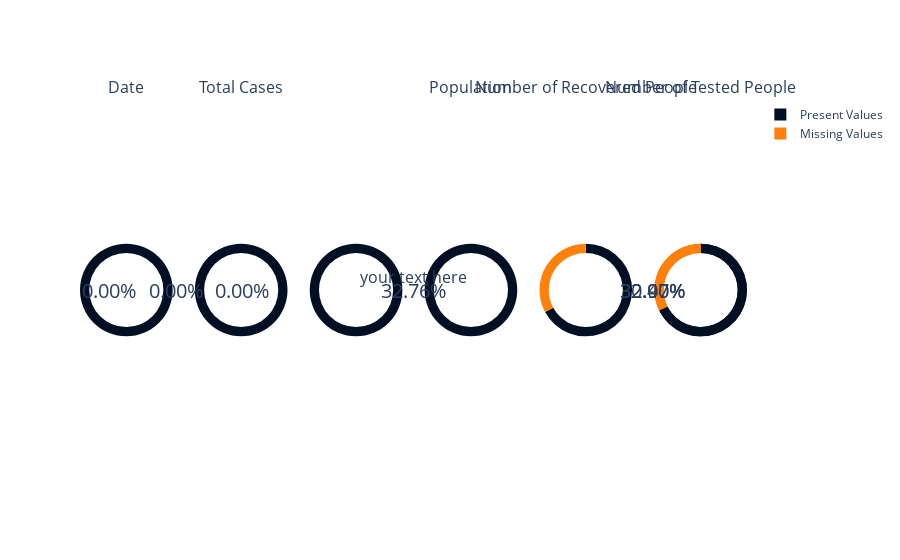
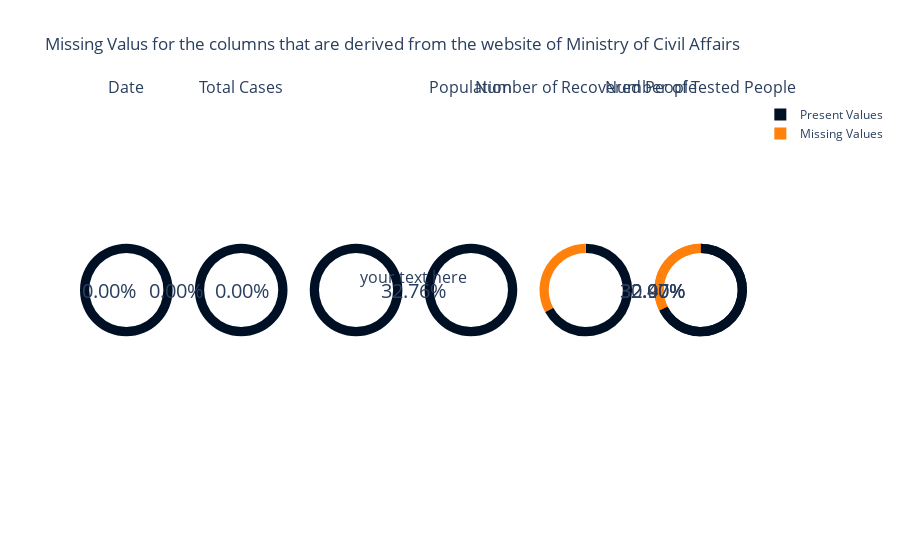

The cell these charts' notebook holds for them, in order:
### Code cell
colors = ["#FF800B", "#001024"]
names = ["Missing Values", "Present Values"]

fig.add_annotation(x=0, y=0.5,
            text=pct,
            font_size=20,
            showarrow=False)

fig.add_annotation(x=0.2, y=0.5,
            text=pct1,
            font_size=20,
            showarrow=False)

fig.add_annotation(x=0.91, y=0.5,
            text=pct2,
            font_size=20,
            showarrow=False)
                                                       
fig.add_annotation(x=0.1, y=0.5,
            text=pct3,
            font_size=20,
            showarrow=False)

fig.add_annotation(x=0.5, y=0.5,
            text=pct4,
            font_size=20,
            showarrow=False)

fig.add_annotation(x=0.91, y=0.5,
            text=pct5,
            font_size=20,
            showarrow=False)
                                                       
fig.add_annotation(x=0.91, y=0.5,
            text=pct6,
            font_size=20,
            showarrow=False)

fig.update_traces(
    hoverinfo = 'label + value',
    marker = dict(colors = colors),
    col = 1
)

fig.update_traces(
    hoverinfo = 'label + value',
    marker = dict(colors = colors),
    col = 2
)

fig.update_traces(
    hoverinfo = 'label + value',
    marker = dict(colors = colors),
    col = 3
)
                                                       
fig.update_traces(
    hoverinfo = 'label + value',
    marker = dict(colors = colors),
    col = 4
)

fig.update_traces(
    hoverinfo = 'label + value',
    marker = dict(colors = colors),
    col = 5
)

fig.update_traces(
    hoverinfo = 'label + value',
    marker = dict(colors = colors),
    col = 6
)

fig['layout']['annotations'][2].update(text='your text here', x=0.5, y=0.5);

fig.update_layout(title_text="Missing Valus for the columns that are derived from the website of Ministry of Civil Affairs")
fig.show()

### Figure 1 — Plotly figure (JSON) as saved in the notebook; plotly's stock layout.template omitted (floating-point values rounded to 4 significant figures)
{"data": [{"domain": {"x": [0, 0.1389], "y": [0, 1]}, "hole": 0.8, "hoverinfo": "label+value", "labels": ["Missing Values", "Present Values"], "marker": {"colors": ["#FF800B", "#001024"]}, "text": ["0.00%"], "textinfo": "none", "type": "pie", "values": [0, 307]}, {"domain": {"x": [0.1722, 0.3111], "y": [0, 1]}, "hole": 0.8, "hoverinfo": "label+value", "labels": ["Missing Values", "Present Values"], "marker": {"colors": ["#FF800B", "#001024"]}, "text": ["0.00%"], "textinfo": "none", "type": "pie", "values": [0, 307]}, {"domain": {"x": [0.3444, 0.4833], "y": [0, 1]}, "hole": 0.8, "hoverinfo": "label+value", "labels": ["Missing Values", "Present Values"], "marker": {"colors": ["#FF800B", "#001024"]}, "text": ["0.00%"], "textinfo": "none", "type": "pie", "values": [0, 307]}, {"domain": {"x": [0.5167, 0.6556], "y": [0, 1]}, "hole": 0.8, "hoverinfo": "label+value", "labels": ["Missing Values", "Present Values"], "marker": {"colors": ["#FF800B", "#001024"]}, "text": ["0.00%"], "textinfo": "none", "type": "pie", "values": [0, 307]}, {"domain": {"x": [0.6889, 0.8278], "y": [0, 1]}, "hole": 0.8, "hoverinfo": "label+value", "labels": ["Missing Values", "Present Values"], "marker": {"colors": ["#FF800B", "#001024"]}, "text": ["32.76%"], "textinfo": "none", "type": "pie", "values": [76, 155]}, {"domain": {"x": [0.8611, 1], "y": [0, 1]}, "hole": 0.8, "hoverinfo": "label+value", "labels": ["Missing Values", "Present Values"], "marker": {"colors": ["#FF800B", "#001024"]}, "text": ["32.90%"], "textinfo": "none", "type": "pie", "values": [76, 155]}, {"domain": {"x": [0.8611, 1], "y": [0, 1]}, "hole": 0.8, "hoverinfo": "label+value", "labels": ["Missing Values", "Present Values"], "marker": {"colors": ["#FF800B", "#001024"]}, "text": ["32.47%"], "textinfo": "none", "type": "pie", "values": [75, 157]}], "layout": {"annotations": [{"font": {"size": 16}, "showarrow": false, "text": "Date", "x": 0.06944, "xanchor": "center", "xref": "paper", "y": 1, "yanchor": "bottom", "yref": "paper"}, {"font": {"size": 16}, "showarrow": false, "text": "Total Cases", "x": 0.2417, "xanchor": "center", "xref": "paper", "y": 1, "yanchor": "bottom", "yref": "paper"}, {"font": {"size": 16}, "showarrow": false, "text": "your text here", "x": 0.5, "xanchor": "center", "xref": "paper", "y": 0.5, "yanchor": "bottom", "yref": "paper"}, {"font": {"size": 16}, "showarrow": false, "text": "Population", "x": 0.5861, "xanchor": "center", "xref": "paper", "y": 1, "yanchor": "bottom", "yref": "paper"}, {"font": {"size": 16}, "showarrow": false, "text": "Number of Recovered People", "x": 0.7583, "xanchor": "center", "xref": "paper", "y": 1, "yanchor": "bottom", "yref": "paper"}, {"font": {"size": 16}, "showarrow": false, "text": "Number of Tested People", "x": 0.9306, "xanchor": "center", "xref": "paper", "y": 1, "yanchor": "bottom", "yref": "paper"}, {"font": {"size": 20}, "showarrow": false, "text": "0.00%", "x": 0, "y": 0.5}, {"font": {"size": 20}, "showarrow": false, "text": "0.00%", "x": 0.2, "y": 0.5}, {"font": {"size": 20}, "showarrow": false, "text": "0.00%", "x": 0.91, "y": 0.5}, {"font": {"size": 20}, "showarrow": false, "text": "0.00%", "x": 0.1, "y": 0.5}, {"font": {"size": 20}, "showarrow": false, "text": "32.76%", "x": 0.5, "y": 0.5}, {"font": {"size": 20}, "showarrow": false, "text": "32.90%", "x": 0.91, "y": 0.5}, {"font": {"size": 20}, "showarrow": false, "text": "32.47%", "x": 0.91, "y": 0.5}]}}

### Figure 2 — Plotly figure (JSON) as saved in the notebook; plotly's stock layout.template omitted (floating-point values rounded to 4 significant figures)
{"data": [{"domain": {"x": [0, 0.1389], "y": [0, 1]}, "hole": 0.8, "hoverinfo": "label+value", "labels": ["Missing Values", "Present Values"], "marker": {"colors": ["#FF800B", "#001024"]}, "text": ["0.00%"], "textinfo": "none", "type": "pie", "values": [0, 307]}, {"domain": {"x": [0.1722, 0.3111], "y": [0, 1]}, "hole": 0.8, "hoverinfo": "label+value", "labels": ["Missing Values", "Present Values"], "marker": {"colors": ["#FF800B", "#001024"]}, "text": ["0.00%"], "textinfo": "none", "type": "pie", "values": [0, 307]}, {"domain": {"x": [0.3444, 0.4833], "y": [0, 1]}, "hole": 0.8, "hoverinfo": "label+value", "labels": ["Missing Values", "Present Values"], "marker": {"colors": ["#FF800B", "#001024"]}, "text": ["0.00%"], "textinfo": "none", "type": "pie", "values": [0, 307]}, {"domain": {"x": [0.5167, 0.6556], "y": [0, 1]}, "hole": 0.8, "hoverinfo": "label+value", "labels": ["Missing Values", "Present Values"], "marker": {"colors": ["#FF800B", "#001024"]}, "text": ["0.00%"], "textinfo": "none", "type": "pie", "values": [0, 307]}, {"domain": {"x": [0.6889, 0.8278], "y": [0, 1]}, "hole": 0.8, "hoverinfo": "label+value", "labels": ["Missing Values", "Present Values"], "marker": {"colors": ["#FF800B", "#001024"]}, "text": ["32.76%"], "textinfo": "none", "type": "pie", "values": [76, 155]}, {"domain": {"x": [0.8611, 1], "y": [0, 1]}, "hole": 0.8, "hoverinfo": "label+value", "labels": ["Missing Values", "Present Values"], "marker": {"colors": ["#FF800B", "#001024"]}, "text": ["32.90%"], "textinfo": "none", "type": "pie", "values": [76, 155]}, {"domain": {"x": [0.8611, 1], "y": [0, 1]}, "hole": 0.8, "hoverinfo": "label+value", "labels": ["Missing Values", "Present Values"], "marker": {"colors": ["#FF800B", "#001024"]}, "text": ["32.47%"], "textinfo": "none", "type": "pie", "values": [75, 157]}], "layout": {"annotations": [{"font": {"size": 16}, "showarrow": false, "text": "Date", "x": 0.06944, "xanchor": "center", "xref": "paper", "y": 1, "yanchor": "bottom", "yref": "paper"}, {"font": {"size": 16}, "showarrow": false, "text": "Total Cases", "x": 0.2417, "xanchor": "center", "xref": "paper", "y": 1, "yanchor": "bottom", "yref": "paper"}, {"font": {"size": 16}, "showarrow": false, "text": "your text here", "x": 0.5, "xanchor": "center", "xref": "paper", "y": 0.5, "yanchor": "bottom", "yref": "paper"}, {"font": {"size": 16}, "showarrow": false, "text": "Population", "x": 0.5861, "xanchor": "center", "xref": "paper", "y": 1, "yanchor": "bottom", "yref": "paper"}, {"font": {"size": 16}, "showarrow": false, "text": "Number of Recovered People", "x": 0.7583, "xanchor": "center", "xref": "paper", "y": 1, "yanchor": "bottom", "yref": "paper"}, {"font": {"size": 16}, "showarrow": false, "text": "Number of Tested People", "x": 0.9306, "xanchor": "center", "xref": "paper", "y": 1, "yanchor": "bottom", "yref": "paper"}, {"font": {"size": 20}, "showarrow": false, "text": "0.00%", "x": 0, "y": 0.5}, {"font": {"size": 20}, "showarrow": false, "text": "0.00%", "x": 0.2, "y": 0.5}, {"font": {"size": 20}, "showarrow": false, "text": "0.00%", "x": 0.91, "y": 0.5}, {"font": {"size": 20}, "showarrow": false, "text": "0.00%", "x": 0.1, "y": 0.5}, {"font": {"size": 20}, "showarrow": false, "text": "32.76%", "x": 0.5, "y": 0.5}, {"font": {"size": 20}, "showarrow": false, "text": "32.90%", "x": 0.91, "y": 0.5}, {"font": {"size": 20}, "showarrow": false, "text": "32.47%", "x": 0.91, "y": 0.5}], "title": {"text": "Missing Valus for the columns that are derived from the website of Ministry of Civil Affairs"}}}
